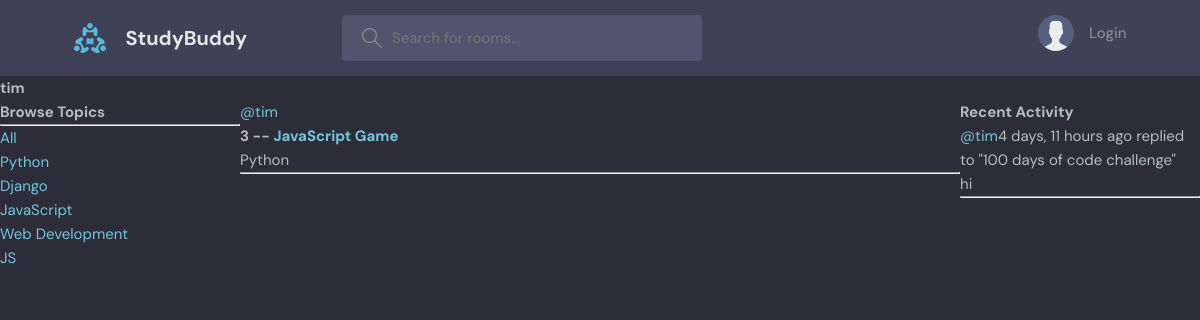
The page /user/2/ on the database its author committed.
### base/models.py (models this page shows, shortened)
class Topic(models.Model):
    name = models.CharField(max_length=200)

class Room(models.Model):
    host = models.ForeignKey(User, on_delete=models.SET_NULL, null=True)
    topic = models.ForeignKey(Topic, on_delete=models.SET_NULL, null=True)
    name = models.CharField(max_length=200)
    description = models.TextField(null=True, blank= True)
    participants = models.ManyToManyField(User, related_name='participants')
    updated = models.DateTimeField(auto_now=True)
    created = models.DateField(auto_now_add=True)
    class Meta:
        ordering = ['-updated', '-created']
    def __str__(self):
        return self.name

class Message(models.Model):
    user = models.ForeignKey(User, on_delete=models.CASCADE)
    room = models.ForeignKey(Room, on_delete=models.CASCADE)
    body = models.TextField()
    updated = models.DateTimeField(auto_now=True)
    created = models.DateTimeField(auto_now_add=True)
    class Meta:
        ordering = ['-updated', '-created']
    def __str__(self):
        return self.body[0:50]

### base/views.py (the view)
# urls.py: path('user/<str:pk>/', views.userProfile, name='user-profile'),
def userProfile(request, pk):
    user = User.objects.get(id=pk)
    rooms = user.room_set.all()
    room_messages = user.message_set.all()
    topics = Topic.objects.all()
    context = {'user': user, 'rooms': rooms, 'room_messages': room_messages, 'topics': topics}
    return render(request, 'base/profile.html', context)

### base/templates/base/profile.html (shortened to what this page needs)
{% extends "main.html" %}
{% block content %}
<h1>{{user.username}}</h1>
<div class='profile-container'>
  <div>
    {% include "base/topics_component.html" %}
  </div>
  <div>
    {% include "base/feed_component.html" %}
  </div>
  <div>
    {% include "base/activity_component.html" %}
  </div>
</div>
{% endblock content %}

### base/templates/base/topics_component.html
<h3>Browse Topics</h3>
<hr />
<a href="{% url 'home' %}">All</a>
{% for topic in topics %}
<div>
  <a href="{% url 'home' %}?q={{topic.name}}">{{topic.name}}</a>
</div>
{% endfor %}

### base/templates/base/feed_component.html (shortened to what this page needs)
<div>
  {% for room in rooms %}
  <div>
    <a href="{% url 'user-profile' room.id %}">@{{room.host.username}}</a>
    <h5>
      {{room.id}} -- <a href="{% url 'room' room.id %}">{{room.name}}</a>
    </h5>
    <small>{{room.topic.name}}</small>
    <hr />
  </div>
  {% endfor %}
</div>

### base/templates/base/activity_component.html (shortened to what this page needs)
  <h3>Recent Activity</h3>
  {% for message in room_messages %}
  <div>
    <small><a href="{% url "user-profile" message.user.id %}">@{{message.user}}</a>{{message.created|timesince}} ago</small>
    <small>replied to "{{message.room}}" </small>
    <p>{{message}}</p>
    <hr>
  </div>
  {% endfor %}

### static/styles/style.css (style rules this page uses)
:root { --color-main: #71c6dd; --color-main-light: #e1f6fb; --color-dark: #3f4156; --color-dark-medium: #51546e; --color-dark-light: #696d97; --color-light: #e5e5e5; --color-gray: #8b8b8b; --color-light-gray: #b2bdbd; --color-bg: #2d2d39; --color-success: #5dd693; --color-error: #fc4b0b; }
* { font-family: "DM Sans", -apple-system, BlinkMacSystemFont, "Segoe UI", Roboto, Oxygen, Ubuntu, Cantarell, "Open Sans", "Helvetica Neue", sans-serif; margin: 0; padding: 0; box-sizing: border-box; text-rendering: optimizeLegibility; font-size: inherit; }
html { font-size: 56.25%; }
@media only screen and (min-width: 1200px) { html { font-size: 62.5%; } }
body { line-height: 1.6; font-weight: 400; font-size: 1.5rem; color: var(--color-light-gray); background-color: var(--color-bg); min-height: 100vh; }
a { display: inline-block; color: var(--color-main); text-decoration: none; }

### base/templates/base/profile.html (style rules this page uses)
.profile-container { display: grid; grid-template-columns: 1fr 3fr 1fr; }

### rows shown on the page
Topic: name "Python"
Topic: name "Django"
Topic: name "JavaScript"
Topic: name "Web Development"
Topic: name "JS"
Room: host.username "tim", id "3", name "JavaScript Game", topic.name "Python"
Message: user "tim", created "4 days, 11 hours", room "100 days of code challenge", body "hi"

### other values the page prints
{{ user.username }} "tim"
